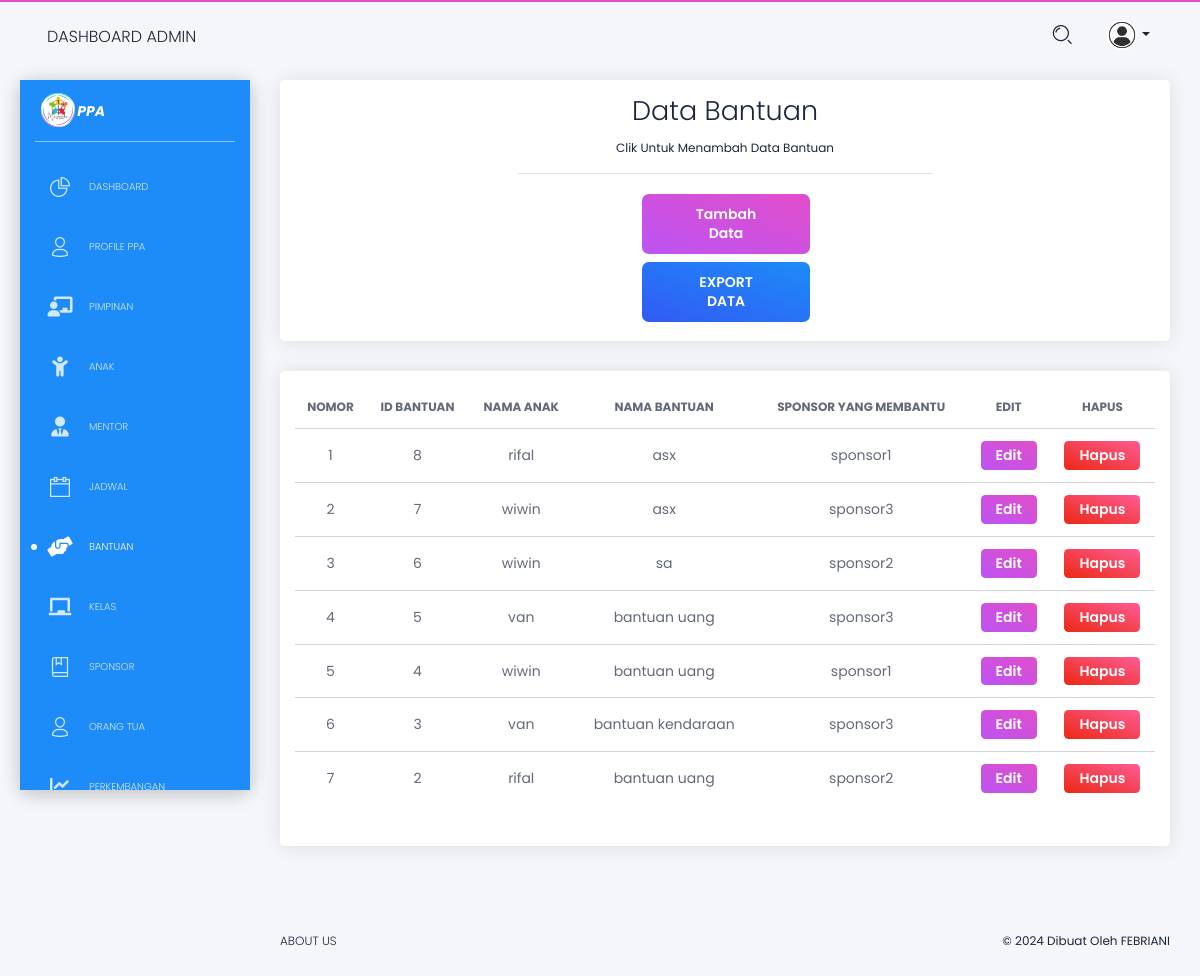
/pengguna/admin/admin_data_bantuan.php (signed in), run on the app's committed database.
### tables this page shows
CREATE TABLE `bantuan` (
  `id_bantuan` int(25) NOT NULL,
  `id_anak` int(25) NOT NULL,
  `nama_bantuan` varchar(150) NOT NULL,
  `id_sponsor` int(11) NOT NULL
);

CREATE TABLE `anak` (
  `id_anak` int(25) NOT NULL,
  `id_kelas` int(25) NOT NULL,
  `nama` varchar(150) NOT NULL,
  `tempat_lahir` varchar(70) NOT NULL,
  `tanggal_lahir` varchar(70) NOT NULL,
  `jk` varchar(10) NOT NULL,
  `hoby` text NOT NULL,
  `jenjang_umur` varchar(12) NOT NULL,
  `alamat` text NOT NULL
);

CREATE TABLE `sponsor` (
  `id_sponsor` int(25) NOT NULL,
  `nama` varchar(200) NOT NULL,
  `username` varchar(150) NOT NULL,
  `password` varchar(150) NOT NULL,
  `jk` varchar(150) NOT NULL,
  `usia` varchar(150) NOT NULL,
  `asal_negara` varchar(200) NOT NULL,
  `fp` text NOT NULL
);

### pengguna/admin/admin_data_bantuan.php (the view, shortened to what this page needs)
<!DOCTYPE html>
<html lang="en">
<head>
    <link href="https://use.fontawesome.com/releases/v5.0.6/css/all.css" rel="stylesheet">
    <link href="../../assets/css/nucleo-icons.css" rel="stylesheet" />
    <link href="../../assets/css/black-dashboard.css?v=1.0.0" rel="stylesheet" />
    <link href="../../assets/demo/demo.css" rel="stylesheet" />
    <link rel="stylesheet" href="https://cdnjs.cloudflare.com/ajax/libs/font-awesome/6.0.0-beta3/css/all.min.css">
</head>
<body class="white-content">
    <div class="wrapper">
        <div class="sidebar">
            <div class="sidebar-wrapper badge-info">
                <div class="logo">
                    <a href="javascript:void(0)" class="simple-text logo-mini">
                        <img src="../../assets/img/2-logo.png" width="50px" alt=""
                            style="position: relative; bottom: 3px;">
                    </a>
                    <a href="javascript:void(0)" class="simple-text logo-normal position-relative"
                        style="font-size: 14px; font-weight: bold; font-style: italic; right: 10px; color: #ffffff;">
                        PPA
                    </a>
                </div>
                <ul class="nav">
                    <li>
                        <a href="./admin">
                            <i class="tim-icons icon-chart-pie-36"></i>
                            <p>Dashboard</p>
                        </a>
                    </li>
                    <li>
                        <a href="./admin_data_ppa">
                            <i class="tim-icons icon-single-02"></i>
                            <p>Profile PPA</p>
                        </a>
                    </li>
                    <li>
                        <a href="./admin_data_pimpinan">
                            <i class="fas fa-chalkboard-teacher"></i>
                            <p>Pimpinan</p>
                        </a>
                    </li>
                    <li>
                        <a href="./admin_data_anak">
                            <i class="fas fa-child"></i>
                            <p>Anak</p>
                        </a>
                    </li>
                    <li>
                        <a href="./admin_data_mentor">
                            <i class="fas fa-user-tie"></i>
                            <p>Mentor</p>
                        </a>
                    </li>
                    <li>
                        <a href="./admin_data_jadwal">
                            <i class="tim-icons icon-calendar-60"></i>
                            <p>Jadwal</p>
                        </a>
                    </li>
                    <li class="active">
                        <a href="./admin_data_bantuan">
                            <i class="fas fa-hands-helping"></i>
                            <p>Bantuan</p>
                        </a>
                    </li>
                    <li>
                        <a href="./admin_data_kelas">
                            <i class="fas fa-chalkboard"></i>
                            <p>Kelas</p>
                        </a>
                    </li>
                    <li>
                        <a href="./admin_data_sponsor">
                            <i class="tim-icons icon-book-bookmark"></i>
                            <p>Sponsor</p>
                        </a>
                    </li>
                    <li>
                        <a href="./admin_data_orang_tua">
                            <i class="tim-icons icon-single-02"></i>
                            <p>Orang Tua</p>
                        </a>
                    </li>
                    <li>
                        <a href="./admin_data_perkembangan">
                            <i class="fas fa-chart-line"></i>
                            <p>Perkembangan</p>
                        </a>
                    </li>
                    <br>
                    <br>
                </ul>
            </div>
        </div>
        <div class="main-panel">
            <nav class="navbar navbar-expand-lg navbar-absolute navbar-transparent">
                <div class="container-fluid">
                    <div class="navbar-wrapper">
                        <a class="navbar-brand" href="javascript:void(0)">Dashboard Admin</a>
                    </div>
                    <div class="collapse navbar-collapse" id="navigation">
                        <ul class="navbar-nav ml-auto">
                            <li class="search-bar input-group">
                                <button class="btn btn-link" id="search-button" data-toggle="modal"
                                    data-target="#searchModal"><i class="tim-icons icon-zoom-split"></i>
                                </button>
                            </li>
                            <li class="dropdown nav-item">
                                <a href="#" class="dropdown-toggle nav-link" data-toggle="dropdown">
                                    <div class="photo">
                                        <?php
                                        include '../../koneksi.php';
                                        if (isset($_SESSION['id_admin'])) {
                                            $id_admin = $_SESSION['id_admin'];
                                            $query = "SELECT * FROM admin WHERE id_admin = '$id_admin'";
                                            $result = mysqli_query($koneksi, $query);
                                            if ($result) {
                                                if (mysqli_num_rows($result) > 0) {
                                                    $admin = mysqli_fetch_assoc($result);
                                        ?>
                                        <?php if (!empty($admin['fp'])) : ?>
                                        <img class="avatar" src="data_fp/<?php echo $admin['fp']; ?>" alt="...">
                                        <?php else : ?>
                                        <img class="avatar" src="../../assets/img/anime3.png" alt="Profile Photo">
                                        <?php endif; ?>
                                        <?php
                                                } else {
                                                    echo "Tidak ada data admin.";
                                                }
                                            } else {
                                                echo "Gagal mengambil data admin: " . mysqli_error($koneksi);
                                            }
                                        } else {
                                            echo "Session id_admin tidak tersedia.";
                                        }
                                        ?>
                                    </div>
                                    <b class="caret d-none d-lg-block d-xl-block"></b>
                                </a>
                            </li>
                        </ul>
                    </div>
                </div>
            </nav>
            <div class="content">
                <div class="row">
                    <div class="col-md-12">
                        <div class="card">
                            <div class="card-body">
                                <div class="places-buttons">
                                    <div class="row">
                                        <div class="col-md-6 ml-auto mr-auto text-center">
                                            <h2 class="card-title">
                                                Data Bantuan
                                            </h2>
                                            <p class="category">Clik untuk menambah data bantuan</p>
                                            <hr>
                                        </div>
                                    </div>
                                    <div class="row">
                                        <div class="col-lg-8 ml-auto mr-auto">
                                            <div class="row justify-content-center align-items-center">
                                                <div class="col-md-4">
                                                    <button class="btn btn-primary btn-block" data-toggle="modal"
                                                        data-target="#modalTambah">Tambah Data</button>
                                                    <a href="bantuan/export" target="_blank"
                                                        class="btn btn-info btn-block" data-toggle="tooltip"
                                                        data-original-title="Edit user">
                                                        EXPORT DATA
                                                    </a>
                                                </div>
                                            </div>
                                        </div>
                                    </div>
                                </div>
                            </div>
                        </div>
                    </div>
                    <div class="col-md-12">
                        <div class="card ">
                            <div class="card-body">
                                <div class="table-responsive">
                                    <table class="table tablesorter " id="dataTable">
                                        <thead class=" text-primary">
                                            <tr>
                                                <th class="text-center">
                                                    Nomor
                                                </th>
                                                <th class="text-center">
                                                    ID Bantuan
                                                </th>
                                                <th class="text-center">
                                                    Nama Anak
                                                </th>
                                                <th class="text-center">
                                                    NAMA BANTUAN
                                                </th>
                                                <th class="text-center">
                                                    Sponsor Yang Membantu
                                                </th>
                                                <th class="text-center">
                                                    Edit
                                                </th>
                                                <th class="text-center">
                                                    Hapus
                                                </th>
                                            </tr>
                                        </thead>
                                        <tbody>
                                            <?php
                                            include '../../koneksi.php';
                                            $query = "SELECT bantuan.*, anak.nama AS nama_anak, sponsor.nama AS nama_sponsor
                                            FROM bantuan
                                            LEFT JOIN anak ON bantuan.id_anak = anak.id_anak
                                            LEFT JOIN sponsor ON bantuan.id_sponsor = sponsor.id_sponsor";
                                            $query .= " ORDER BY bantuan.id_bantuan DESC";
                                            $result = mysqli_query($koneksi, $query);
                                            $counter = 1;
                                            if ($result) {
                                                while ($row = mysqli_fetch_assoc($result)) {
                                                    echo "<tr>";
                                                    echo "<td class='text-center'>" . $counter . "</td>";
                                                    echo "<td class='text-center'>" . $row['id_bantuan'] . "</td>";
                                                    echo "<td class='text-center'>" . $row['nama_anak'] . "</td>";
                                                    echo "<td class='text-center'>" . $row['nama_bantuan'] . "</td>";
                                                    echo "<td class='text-center'>" . $row['nama_sponsor'] . "</td>";
                                                    echo "<td class='text-center'>
                                                                <button class='btn btn-primary btn-sm' onclick='openEditModal(
                                                                    \"" . $row['id_bantuan'] . "\",
                                                                    \"" . $row['id_anak'] . "\",
                                                                    \"" . $row['nama_bantuan'] . "\",
                                                                    \"" . $row['id_sponsor'] . "\"
                                                                )'>Edit</button>
                                                            </td>";
                                                    echo "<td class='text-center'>
                                                                <button class='btn btn-danger btn-sm' onclick='hapus(\"" . $row['id_bantuan'] . "\")'>Hapus</button>
                                                        </td>";
                                                    echo "</tr>";
                                                    $counter++;
                                                }
                                            } else {
                                                echo "<td class='text-center'><h3>Gagal mengambil data dari database</h3></td>";
                                            }
                                            ?>
                                        </tbody>
                                    </table>
                                </div>
                            </div>
                        </div>
                    </div>
                </div>
            </div>
            <footer class="footer">
                <div class="container-fluid">
                    <ul class="nav">
                        <li class="nav-item">
                            <a href="javascript:void(0)" class="nav-link">
                                About Us
                            </a>
                        </li>
                    </ul>
                    <div class="copyright">
                        ©
                         Dibuat Oleh FEBRIANI
                    </div>
                </div>
            </footer>
        </div>
    </div>
</body>
</html>

### data on the page
bantuan: id_bantuan "8", id_anak.nama "rifal", nama_bantuan "asx", id_sponsor.nama "sponsor1"
bantuan: id_bantuan "7", id_anak.nama "wiwin", nama_bantuan "asx", id_sponsor.nama "sponsor3"
bantuan: id_bantuan "6", id_anak.nama "wiwin", nama_bantuan "sa", id_sponsor.nama "sponsor2"
bantuan: id_bantuan "5", id_anak.nama "van", nama_bantuan "bantuan uang", id_sponsor.nama "sponsor3"
bantuan: id_bantuan "4", id_anak.nama "wiwin", nama_bantuan "bantuan uang", id_sponsor.nama "sponsor1"
bantuan: id_bantuan "3", id_anak.nama "van", nama_bantuan "bantuan kendaraan", id_sponsor.nama "sponsor3"
bantuan: id_bantuan "2", id_anak.nama "rifal", nama_bantuan "bantuan uang", id_sponsor.nama "sponsor2"
